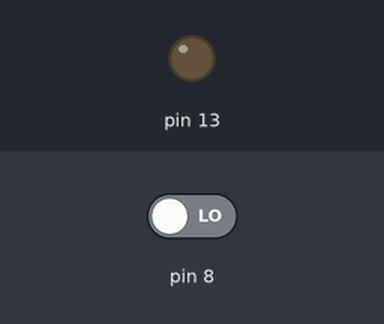
Bench run of a sketch on a simulated Arduino Uno, built with avr-gcc and run on an emulated ATmega328P. Parts: output pins drawn as LEDs (lit = HIGH). The test bench sets the inputs (shaded band); at power-on: pin 8 LOW.

Above: at 1.2 s.
1.3 s: pin 8 driven HIGH
At 1.8 s:
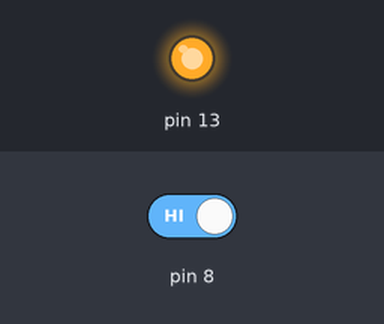
2.8 s: pin 8 driven LOW
At 4.1 s:
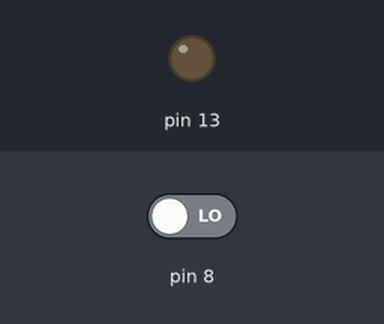
Timing chart, 0 to 5.8 s (numbered marks = the images above; inputs shaded):
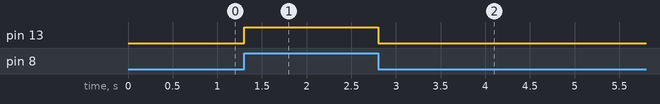

The sketch:

LAB2_2.ino
```cpp
void setup() {
  // put your setup code here, to run once:
  pinMode(13,OUTPUT);
  pinMode(8,INPUT);
}

void loop() {
  // put your main code here, to run repeatedly:
  int buttonState = digitalRead(8);
  digitalWrite(13,buttonState);

}
```

Measured:
- after the input at 1.3 s, pin 13: LOW → HIGH at once
- after the input at 2.8 s, pin 13: HIGH → LOW at once
